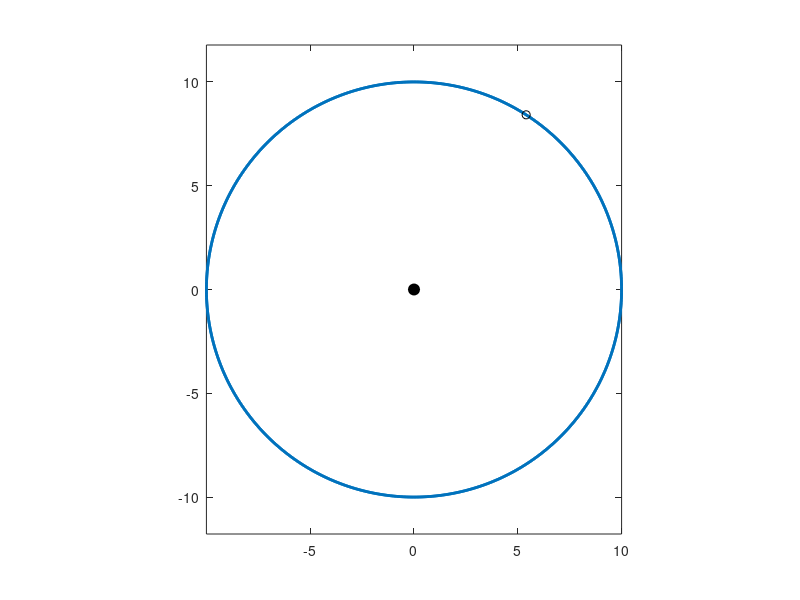

MATLAB code for this plot: (Note: this script raises an error after producing the figure.)
% mec_CM.m

% Animation of an object executing circular motion with an applied
%   constant torque. The acceleration vectors and the tangential velocity
%   are shown as the object moves around a circle.  

% DOING PHYSICS WITH MATLAB: 
%   http://www.physics.usyd.edu.au/teach_res/mp/mphome.htm
% VISUAL PHYSICS ONLINE
%   http://www.physics.usyd.edu.au/teach_res/hsp/sp/spHome.htm
% Documentation
%   http://www.physics.usyd.edu.au/teach_res/hsp/sp/mod5new/mod52B.htm
% Download Scripts
%   http://www.physics.usyd.edu.au/teach_res/mp/mscripts/

% Ian Cooper  ian.cooper@sydney.edu.au
% School of Physics, University of Sydney
% 1909704   Matlab 2018b

% Script calls the function DrawArrow.m (download)
%   DrawArrow(zT,magV,angleV,L,W,LW,col)
%      zT (x,y) coordinates of vector tail
%      magV     length of vector (magnitude)
%      angleV   angle of vector w.r.t. X axis
%      L        length of arrow head
%      W        width of arrow head
%      LW       width of arrow for plotting
%      col      RGB color of arrow  [x x x]  

clear
close all
clc

% ANIMATION and GIF file ==============================================
% Show and Save animation as a gif file (0 no)  (1 yes) for flagAG
    flagAG = 1;    
% file name for animated gif   
    ag_name = 'ag_CM.gif'; 
% Delay in seconds before displaying the next image  
    delay = 0.0;
    frame1 = 0;

    
% SETUP ==============================================================
% Radius of circle
  R = 10;
% Period of motion
  T = 1;
% Number of time steps;
  nT = 400;
% angular acceleration
  alpha = 1;  
% angular frequency
  w = 2*pi/T;
% time interval
  tMax = 3*T;
  t = linspace(1,tMax,nT);
% (x,y) coordinates for points on circle
  x = R.*cos(w*t);
  y = R.*sin(w*t);
% max angular speed
  wMax = alpha*tMax;

  
% GRAHICS =============================================================
  figure(1)
   pos = [0.1 0.2 0.25 0.35];
   set(gcf,'Units','normalized')
   set(gcf,'Position',pos)
   set(gcf,'color','w')
   box on
  
for ct = 1 : nT
    
  xP = x; yP = y;
  plot(xP,yP,'linewidth',2)
 
  axis equal;
  hold on

% Origin (0,0) 
  Hplot = plot(0,0,'ko');
  set(Hplot,'markerfacecolor','k','markersize',8)

% (x,y) coordinates of rotating object  
  wN = alpha*t(ct);
  xN = R*cos(wN*t(ct));
  yN = R*sin(wN*t(ct));
  
% tangential velocity (green)
  xP = xN; yP = yN;
  plot(xP,yP,'ko')
  zT = xN + 1i*yN;
  angleV = atan2(yN,xN) + pi/2;
  magV = 10*(wN/wMax); L = 1; W = 0.5; LW = 5; col = [0 1 0];
  DrawArrow(zT,magV,angleV,L,W,LW,col)
  
% centripetal acceleration (orange)
  zT = xN + 1i*yN;
  angleV = atan2(yN,xN) + pi;
  magV = 9*(wN/wMax)^2; L = 1; W = 0.5; LW = 3; col = [1 0.6 0];
  DrawArrow(zT,magV,angleV,L,W,LW,col)
  ac = magV;
  
% tangential acceleration  (orange)
  xP = xN; yP = yN;
  plot(xP,yP,'ko')
  zT = xN + 1i*yN;
  angleV = atan2(yN,xN) + pi/2;
  magV = 5; L = 1; W = 0.5; LW = 3; col = [1 0.6 0];
  DrawArrow(zT,magV,angleV,L,W,LW,col)
  at = magV;

% linear acceleration  (red)
  acc = sqrt(ac^2 + at^2);
  theta = atan2(ac,at);
  magV = acc;
  angleV = theta + angleV;
  L = 1; W = 0.5; LW = 3; col = [1 0 0];
  DrawArrow(zT,magV,angleV,L,W,LW,col)
  
% (x,y) coordinates of object
  xP = xN; yP = yN;
  Hplot = plot(xP,yP,'ko');
  set(Hplot,'markerfacecolor','k','markersize',12);

  text(10,-13,'mecCMN.m','fontsize',8) 
  axis([-14 14 -14 14])
  axis off
  set(gca,'position',[0.05 0.05 0.9 0.9])
  pause(0.001)
  hold off
  
% Save animation 
    if flagAG == 1
       frame1 = frame1 + 1;
         frame = getframe(1);
         im = frame2im(frame);
         [imind,cm] = rgb2ind(im,256);
         % On the first loop, create the file. In subsequent loops, append.
         if frame1 == 1
           imwrite(imind,cm,ag_name,'gif','DelayTime',delay,'loopcount',inf);
         else
          imwrite(imind,cm,ag_name,'gif','DelayTime',delay,'writemode','append');
         end
    end    
  
end
  
